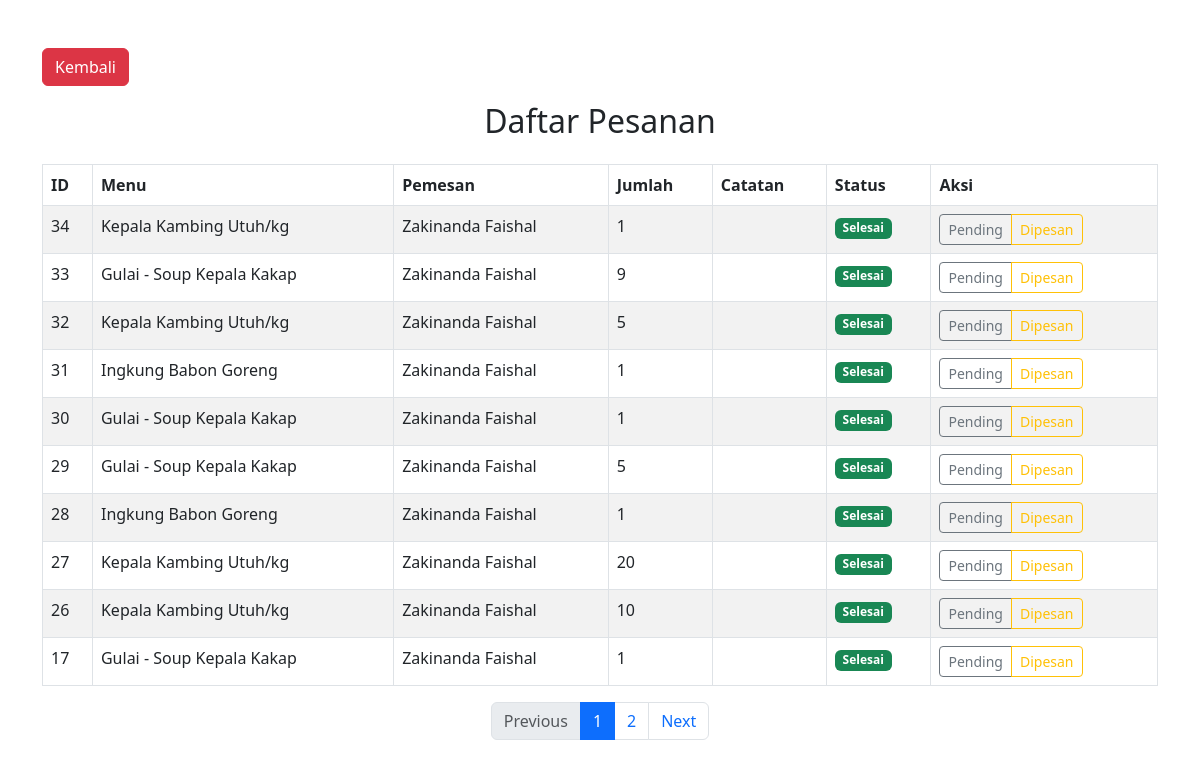
The page /main/admin/pesanan.php (signed in) on the database its author committed.
### tables this page shows
CREATE TABLE `pesanan` (
  `id_pesanan` int(11) NOT NULL,
  `id_menu` int(11) NOT NULL,
  `jumlah` int(11) NOT NULL DEFAULT 1,
  `catatan` varchar(255) DEFAULT NULL,
  `status` enum('pending','dipesan','selesai') DEFAULT 'pending',
  `id_user` int(11) DEFAULT NULL,
  `created_at` timestamp NOT NULL DEFAULT current_timestamp()
);

CREATE TABLE `menu` (
  `id` int(11) NOT NULL,
  `nama` varchar(100) DEFAULT NULL,
  `kategori` varchar(50) DEFAULT NULL,
  `harga` int(11) DEFAULT NULL,
  `harga_diskon` decimal(10,2) DEFAULT NULL,
  `diskon` int(11) DEFAULT NULL,
  `gambar` varchar(255) DEFAULT NULL,
  `rating` int(11) DEFAULT NULL
);

CREATE TABLE `users` (
  `id` int(11) NOT NULL,
  `whatsapp` varchar(20) NOT NULL,
  `first_name` varchar(50) NOT NULL,
  `last_name` varchar(50) DEFAULT NULL,
  `level` enum('u','a','o') NOT NULL DEFAULT 'u',
  `email` varchar(100) NOT NULL,
  `password` varchar(255) NOT NULL,
  `created_at` timestamp NOT NULL DEFAULT current_timestamp(),
  `reset_token` varchar(255) DEFAULT NULL,
  `token_expiry` datetime DEFAULT NULL
);

### main/admin/pesanan.php (the view, shortened to what this page needs)
<?php
include '../koneksi.php';
$limit = 10;
$page = isset($_GET['page']) ? max(1, intval($_GET['page'])) : 1;
$offset = ($page - 1) * $limit;
$total_query = mysqli_query($conn, "SELECT COUNT(*) as total FROM pesanan");
$total_data = $total_query->fetch_assoc()['total'];
$total_pages = ceil($total_data / $limit);
$data = mysqli_query($conn, "
  SELECT p.*, m.nama AS nama_menu, u.first_name, u.last_name
  FROM pesanan p
  JOIN menu m ON p.id_menu = m.id
  JOIN users u ON p.id_user = u.id
  ORDER BY p.id_pesanan DESC
  LIMIT $limit OFFSET $offset
");
?>
<!DOCTYPE html>
<html lang="id">
<head>
  <link href="https://cdn.jsdelivr.net/npm/bootstrap@5.3.0/dist/css/bootstrap.min.css" rel="stylesheet">
</head>
<body>
<div class="container py-5">
  <a href="index.php" class="btn btn-danger mb-3">Kembali</a>
  <h2 class="text-center mb-4">Daftar Pesanan</h2>
  <table class="table table-bordered table-striped">
    <thead>
      <tr>
        <th>ID</th>
        <th>Menu</th>
        <th>Pemesan</th>
        <th>Jumlah</th>
        <th>Catatan</th>
        <th>Status</th>
        <th>Aksi</th>
      </tr>
    </thead>
    <tbody>
      <?php while ($row = $data->fetch_assoc()): ?>
      <tr>
        <td><?= $row['id_pesanan'] ?></td>
        <td><?= $row['nama_menu'] ?></td>
        <td><?= $row['first_name'] . ' ' . $row['last_name'] ?></td>
        <td><?= $row['jumlah'] ?></td>
        <td><?= $row['catatan'] ?></td>
        <td>
        <?php
        $status = $row['status'];
        $badgeColor = 'secondary';
        switch ($status) {
            case 'selesai':
                $badgeColor = 'success';
                break;
        }
        ?>
        <span class="badge bg-<?= $badgeColor ?>">
            <?= ucfirst($row['status']) ?>
          </span>
        </td>
        <td>
          <div class="btn-group">
            <?php if ($row['status'] !== 'pending'): ?>
              <a href="?id=<?= $row['id_pesanan'] ?>&status=pending&page=<?= $page ?>" class="btn btn-sm btn-outline-secondary">Pending</a>
            <?php endif; ?>
            <?php if ($row['status'] !== 'dipesan'): ?>
              <a href="?id=<?= $row['id_pesanan'] ?>&status=dipesan&page=<?= $page ?>" class="btn btn-sm btn-outline-warning">Dipesan</a>
            <?php endif; ?>
          </div>
        </td>
      </tr>
      <?php endwhile; ?>
    </tbody>
  </table>
  <nav>
    <ul class="pagination justify-content-center">
      <li class="page-item <?= $page <= 1 ? 'disabled' : '' ?>">
        <a class="page-link" href="?page=<?= $page - 1 ?>">Previous</a>
      </li>
      <?php for ($i = 1; $i <= $total_pages; $i++): ?>
        <li class="page-item <?= $i == $page ? 'active' : '' ?>">
          <a class="page-link" href="?page=<?= $i ?>"><?= $i ?></a>
        </li>
      <?php endfor; ?>
      <li class="page-item <?= $page >= $total_pages ? 'disabled' : '' ?>">
        <a class="page-link" href="?page=<?= $page + 1 ?>">Next</a>
      </li>
    </ul>
  </nav>
</div>
</body>
</html>

### rows shown on the page
pesanan: id_pesanan "34", id_menu.nama "Kepala Kambing Utuh/kg", id_user.first_name "Zakinanda", id_user.last_name "Faishal", jumlah "1", status "Selesai"
pesanan: id_pesanan "33", id_menu.nama "Gulai - Soup Kepala Kakap", id_user.first_name "Zakinanda", id_user.last_name "Faishal", jumlah "9", status "Selesai"
pesanan: id_pesanan "32", id_menu.nama "Kepala Kambing Utuh/kg", id_user.first_name "Zakinanda", id_user.last_name "Faishal", jumlah "5", status "Selesai"
pesanan: id_pesanan "31", id_menu.nama "Ingkung Babon Goreng", id_user.first_name "Zakinanda", id_user.last_name "Faishal", jumlah "1", status "Selesai"
pesanan: id_pesanan "30", id_menu.nama "Gulai - Soup Kepala Kakap", id_user.first_name "Zakinanda", id_user.last_name "Faishal", jumlah "1", status "Selesai"
pesanan: id_pesanan "29", id_menu.nama "Gulai - Soup Kepala Kakap", id_user.first_name "Zakinanda", id_user.last_name "Faishal", jumlah "5", status "Selesai"
pesanan: id_pesanan "28", id_menu.nama "Ingkung Babon Goreng", id_user.first_name "Zakinanda", id_user.last_name "Faishal", jumlah "1", status "Selesai"
pesanan: id_pesanan "27", id_menu.nama "Kepala Kambing Utuh/kg", id_user.first_name "Zakinanda", id_user.last_name "Faishal", jumlah "20", status "Selesai"
pesanan: id_pesanan "26", id_menu.nama "Kepala Kambing Utuh/kg", id_user.first_name "Zakinanda", id_user.last_name "Faishal", jumlah "10", status "Selesai"
pesanan: id_pesanan "17", id_menu.nama "Gulai - Soup Kepala Kakap", id_user.first_name "Zakinanda", id_user.last_name "Faishal", jumlah "1", status "Selesai"
